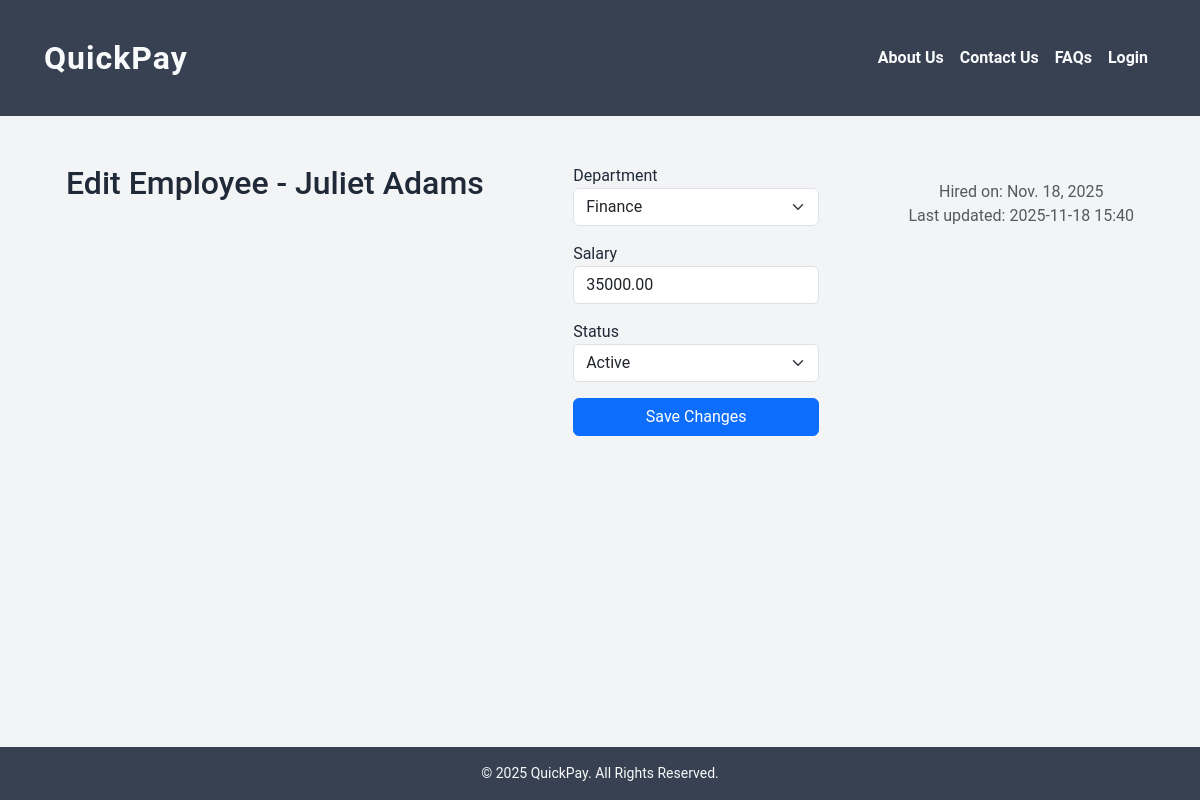
The app's page /edit_employee/1/ with its own data.
### employee/models.py (models this page shows, shortened)
class Employee(models.Model):
    STATUS_CHOICES = [
        ('active', 'Active'),
        ('on_leave', 'On Leave'),
        ('terminated', 'Terminated'),
    ]
    DEPARTMENT_CHOICES = [
        ('hr', 'Human Resources'),
        ('finance', 'Finance'),
        ('it', 'Information Technology'),
        ('marketing', 'Marketing'),
        ('sales', 'Sales'),
        ('operations', 'Operations'),
    ]
    user = models.OneToOneField(
        settings.AUTH_USER_MODEL,
        on_delete=models.CASCADE,
        related_name='employee_profile'
    )
    department = models.CharField(max_length=100, choices=DEPARTMENT_CHOICES, default='it')
    hire_date = models.DateField()
    salary = models.DecimalField(max_digits=10, decimal_places=2)
    status = models.CharField(max_length=20, choices=STATUS_CHOICES, default='active')
    updated_on = models.DateTimeField(auto_now=True)

### user/models.py (models this page shows, shortened)
class User(AbstractUser):
    USER_TYPES = [
        ('admin', 'Admin'),
        ('hr_manager', 'HR Manager'),
        ('payroll_manager', 'Payroll Manager'),
        ('employee', 'Employee'),
    ]
    role = models.CharField(max_length=25, choices=USER_TYPES, default='employee')
    address = models.CharField(max_length=150, null=True, blank=True)
    phone = models.CharField(max_length=10, null=True, blank=True)
    office_mail = models.EmailField(unique=True, null=True, blank=True)

### employee/views.py (the view)
# urls.py: path('edit_employee/<int:employee_id>/', employee.views.edit_employee, name='edit_employee'),
def edit_employee(request, employee_id):
    em = get_object_or_404(Employee, id=employee_id)
    if request.method == 'POST':
        form = EditEmployeeForm(request.POST, instance=em)
        if form.is_valid():
            form.save()
            create_notification(
                user=em.user,
                message=f"Your details were edited by the HR."
            )
            messages.success(request, "Employee details updated successfully!")
            return redirect('view_employees')
    else:
        form = EditEmployeeForm(instance=em)
    return render(request, 'edit_employee.html', {'form': form, 'employee': em})

### employee/forms.py
class EditEmployeeForm(forms.ModelForm):
    class Meta:
        model = Employee
        fields = ['department', 'salary', 'status']
        widgets = {
            'department': forms.Select(attrs={'class': 'form-select'}),
            'salary': forms.NumberInput(attrs={'class': 'form-control'}),
            'status': forms.Select(attrs={'class': 'form-select'})
        }

### Templates/edit_employee.html (shortened to what this page needs)
{% extends 'base.html' %}
{% load static %}
{% block content %}
<div class="container mt-5">
  <h2 class="mb-4 text-center">Edit Employee - {{ employee.user.get_full_name }}</h2>
  <form method="POST" class="mx-auto" style="max-width: 600px;">
    <div class="mb-3">
      <label>Department</label>
      {{ form.department }}
    </div>
    <div class="mb-3">
      <label>Salary</label>
      {{ form.salary }}
    </div>
    <div class="mb-3">
      <label>Status</label>
      {{ form.status }}
    </div>
    <button type="submit" class="btn btn-primary w-100">Save Changes</button>
  </form>
  <p class="text-muted text-center mt-3">
    Hired on: {{ employee.hire_date }} <br>
    Last updated: {{ employee.updated_on|date:"Y-m-d H:i" }}
  </p>
</div>
{% endblock %}

### static/css/mystyle.css (style rules this page uses)
body { margin: 0; font-family: "Roboto", "Segoe UI", sans-serif; background: #f3f4f6; color: #1f2937; }
.container { display: flex; gap: 2rem; margin: 3rem auto; max-width: 1100px; padding: 0 1rem; }

### records on screen
Employee: user.get_full_name "Juliet Adams", department "Finance", salary "35000.00", status "Active", hire_date "Nov. 18, 2025", updated_on "2025-11-18 15:40"
